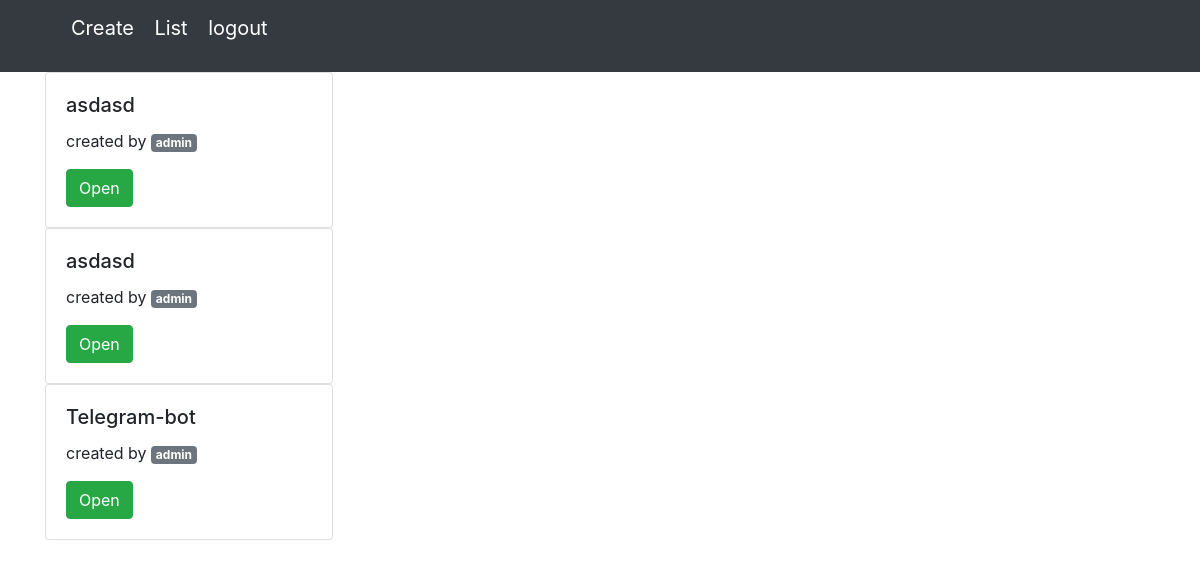
The app's page / (signed in), older data.
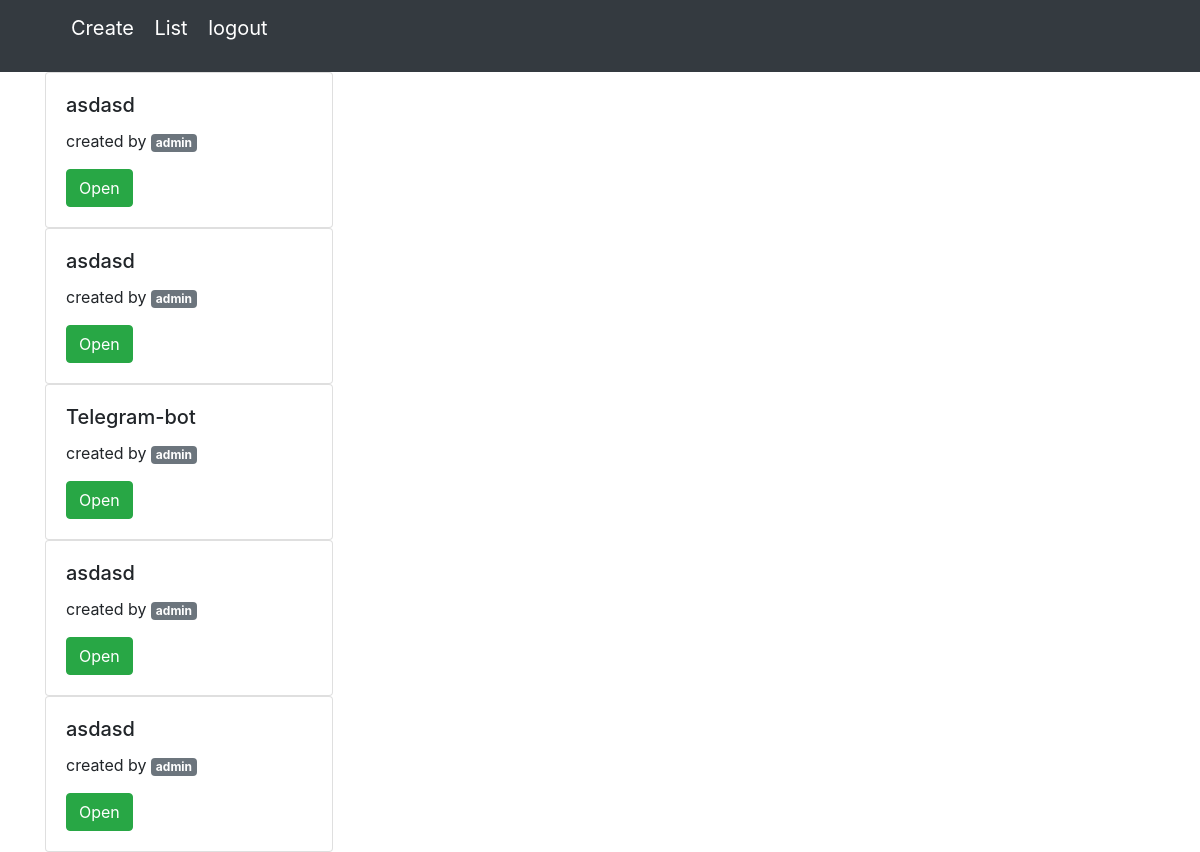
The same page, newer data.
### own/models.py (models this page shows, shortened)
class Title(models.Model):
    user  = models.ForeignKey(User, on_delete=models.CASCADE,related_name="todo",null=True)
    name = models.CharField(max_length=200)

### own/views.py (the view)
# urls.py: path("", views.notes, name="index"),
def notes(response):
    return render(response,'own/notes.html',{})

### own/templates/own/notes.html (shortened to what this page needs)
{% extends 'own/base.html' %}
{% block content%}
{% if user.is_authenticated %}
<link href="//netdna.bootstrapcdn.com/bootstrap/3.0.0/css/bootstrap-glyphicons.css" rel="stylesheet">
<link rel="stylesheet" href="https://stackpath.bootstrapcdn.com/bootstrap/4.5.2/css/bootstrap.min.css">
<nav class="navbar navbar-dark bg-dark" class="text-white bg-dark">
  <div class="container-fluid">
      <ul>
      <a class="navbar-brand" href="/create" >
           Create
      </a>
      <a class="navbar-brand" href="/notes" >
           List
      </a>
      <a class="navbar-brand" href="/logout" >
         logout
    </a>
      </ul>
  </div>
</nav>
<div class="container">
  {% for name in user.todo.all %}
  <div class="card" style="width: 18rem;">
    <div class="card-body">
      <h5 class="card-title">{{name.name}}</h5>
      <p class="card-text"> created by <span class="badge badge-secondary">{{name.user.username}}</span></p>
      <a href="/notes/{{name.id}}" class="btn btn-success">Open</a>
    </div>
  </div>
  {% endfor %}
{% endif%}
{% endblock %}

### own/templates/own/base.html (shortened to what this page needs)
<html>
    <head>
    </head>
    {% block content %}{% endblock %}

Row changes from the older to the newer data that the page shows:
added Title: name "asdasd", user.username "admin"
added Title: name "asdasd", user.username "admin"
